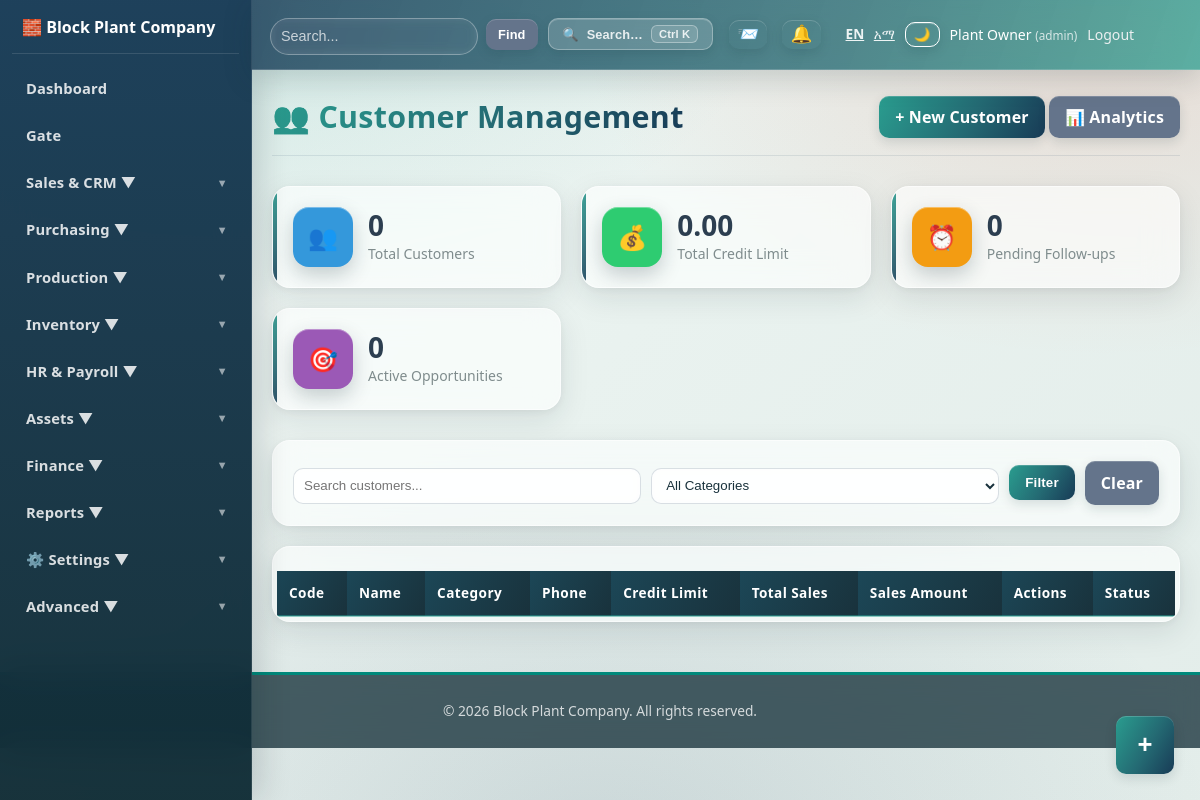
The app's page /customers/index.php (signed in) with its own data.
### tables this page shows
CREATE TABLE company_settings(id INT AUTO_INCREMENT PRIMARY KEY,company_name VARCHAR(200) NOT NULL,company_name_am VARCHAR(200) NULL,tagline VARCHAR(255) NULL,tagline_am VARCHAR(255) NULL,address TEXT,phone VARCHAR(50),email VARCHAR(100),tax_id VARCHAR(50),logo_path VARCHAR(255),currency VARCHAR(10) DEFAULT 'ETB',currency_symbol VARCHAR(10) DEFAULT 'Br',date_format VARCHAR(20) DEFAULT 'Y-m-d',timezone VARCHAR(50) DEFAULT 'Africa/Addis_Ababa',locale_default VARCHAR(10) DEFAULT 'en',primary_color VARCHAR(20) DEFAULT '#3949ab',secondary_color VARCHAR(20) DEFAULT '#00897b',default_commission_rate DECIMAL(5,2) DEFAULT 5.00,updated_at TIMESTAMP DEFAULT CURRENT_TIMESTAMP ON UPDATE CURRENT_TIMESTAMP);

CREATE TABLE users(id INT AUTO_INCREMENT PRIMARY KEY,name VARCHAR(100) NOT NULL,username VARCHAR(50) UNIQUE NOT NULL,password VARCHAR(255) NOT NULL,role VARCHAR(30) DEFAULT 'admin',department VARCHAR(30) NULL,department_role ENUM('manager','user') NULL,status TINYINT DEFAULT 1,created_at TIMESTAMP DEFAULT CURRENT_TIMESTAMP);

### config/helpers.php (called while the page is built, shortened)
<?php
function e($string) {
    return htmlspecialchars($string, ENT_QUOTES, 'UTF-8');
}
function money($amount) {
    return number_format($amount, 2);
}
function ensure_department_access_schema() {
    static $checked = false;
    if ($checked) {
        return;
    }
    $checked = true;
}
function has_permission($module, $action = 'view') {
    $allowed = ['view' => 'can_view', 'create' => 'can_create', 'edit' => 'can_edit', 'delete' => 'can_delete', 'approve' => 'can_approve'];
    global $pdo;
    try {
        $userStmt = $pdo->prepare("SELECT role, department, department_role FROM users WHERE id = ? AND status = 1");
        $userStmt->execute([$_SESSION['user_id']]);
        $user = $userStmt->fetch();
        $userRole = strtolower(trim((string) $user['role']));
        if (in_array($userRole, ['admin', 'administrator'], true)) {
            return true;
        }
        $col = $allowed[$action];
        $stmt = $pdo->prepare("SELECT {$col} FROM user_permissions WHERE user_id = ? AND module = ?");
        $stmt->execute([$_SESSION['user_id'], $module]);
        $row = $stmt->fetch();
        return $row && (int) $row[$col] === 1;
    } catch (PDOException $e) {
        return false;
    }
}
function company_settings($reload = false) {
    static $cached = null;
    global $pdo;
    if ($cached !== null) {
        return $cached;
    }
    try {
        $cached = $pdo->query("SELECT * FROM company_settings LIMIT 1")->fetch() ?: [];
    } catch (PDOException $e) {
        $cached = [];
    }
    return $cached;
}
function app_lang() {
    $c = company_settings();
    $def = $c['locale_default'] ?? 'en';
    return in_array($def, ['en', 'am'], true) ? $def : 'en';
}
function t($key) {
    static $dict;
    if ($dict === null) {
        $dict = require __DIR__ . '/lang.php';
    }
    $lang = app_lang();
    return $dict[$lang][$key] ?? $dict['en'][$key] ?? $key;
}
function company_display_name() {
    $c = company_settings();
    return $c['company_name'] ?? 'Block Plant ERP';
}
function brand_colors() {
    $c = company_settings();
    return [
        'primary' => $c['primary_color'] ?? '#3949ab',
        'secondary' => $c['secondary_color'] ?? '#00897b',
    ];
}
?>

### customers/index.php (the view, shortened to what this page needs)
<?php
require_once "../config/database.php";
require_once "../config/helpers.php";
$search = $_GET['search'] ?? '';
$stats = $pdo->query("SELECT
    COUNT(*) as total_customers,
    COALESCE(SUM(credit_limit), 0) as total_credit,
    (SELECT COUNT(*) FROM customer_interactions WHERE status='pending') as pending_interactions,
    (SELECT COUNT(*) FROM sales_pipeline WHERE status='active') as active_opportunities
    FROM customers WHERE status=1")->fetch();
?>
<?php include "../partials/header.php"; ?>
<div class="page-header">
    <h1>👥 Customer Management</h1>
    <div>
        <a href="create.php" class="btn btn-primary">+ New Customer</a>
        <a href="analytics.php" class="btn btn-secondary">📊 Analytics</a>
    </div>
</div>
<div class="stats-grid">
    <div class="stat-card">
        <div class="stat-icon" style="background: #3498db;">👥</div>
        <div class="stat-info">
            <div class="stat-value"><?= number_format($stats['total_customers']) ?></div>
            <div class="stat-label">Total Customers</div>
        </div>
    </div>
    <div class="stat-card">
        <div class="stat-icon" style="background: #2ecc71;">💰</div>
        <div class="stat-info">
            <div class="stat-value"><?= money($stats['total_credit']) ?></div>
            <div class="stat-label">Total Credit Limit</div>
        </div>
    </div>
    <div class="stat-card">
        <div class="stat-icon" style="background: #f39c12;">⏰</div>
        <div class="stat-info">
            <div class="stat-value"><?= $stats['pending_interactions'] ?></div>
            <div class="stat-label">Pending Follow-ups</div>
        </div>
    </div>
    <div class="stat-card">
        <div class="stat-icon" style="background: #9b59b6;">🎯</div>
        <div class="stat-info">
            <div class="stat-value"><?= $stats['active_opportunities'] ?></div>
            <div class="stat-label">Active Opportunities</div>
        </div>
    </div>
</div>
<div class="filter-section">
    <form method="GET" class="filter-form">
        <input type="text" name="search" placeholder="Search customers..." value="<?= e($search) ?>">
        <select name="category">
            <option value="">All Categories</option>
        </select>
        <button type="submit" class="btn btn-primary">Filter</button>
        <a href="index.php" class="btn btn-secondary">Clear</a>
    </form>
</div>
<div class="table-container">
    <table class="data-table">
        <thead>
            <tr>
                <th>Code</th>
                <th>Name</th>
                <th>Category</th>
                <th>Phone</th>
                <th>Credit Limit</th>
                <th>Total Sales</th>
                <th>Sales Amount</th>
                <th>Actions</th>
                <th>Status</th>
            </tr>
        </thead>
    </table>
</div>
<?php include "../partials/footer.php"; ?>

### partials/header.php (shortened to what this page needs)
<?php
require_once __DIR__ . "/../config/database.php";
require_once __DIR__ . "/../config/helpers.php";
$stmt = $pdo->prepare("SELECT name, role FROM users WHERE id = ?");
$stmt->execute([$_SESSION["user_id"]]);
$user = $stmt->fetch();
$brand = brand_colors();
$htmlLang = app_lang() === 'am' ? 'am' : 'en';
$_navIsAdmin = in_array(strtolower(trim((string)($user['role'] ?? ''))), ['admin', 'administrator'], true);
?>
<!doctype html>
<html lang="<?= $htmlLang ?>">
<head>
    <link rel="stylesheet" href="/block_plant/assets/css/style.css">
    <link rel="stylesheet" href="/block_plant/assets/css/advanced.css?v=<?= filemtime(__DIR__ . '/../assets/css/advanced.css') ?>">
    <link rel="stylesheet" href="/block_plant/assets/css/dark-mode.css">
    <link rel="stylesheet" href="/block_plant/assets/css/glass.css?v=<?= filemtime(__DIR__ . '/../assets/css/glass.css') ?>">
    <link rel="stylesheet" href="/block_plant/assets/css/mobile.css?v=<?= filemtime(__DIR__ . '/../assets/css/mobile.css') ?>">
</head>
<body class="theme-advanced">
    <div class="topbar">
        <div class="user-info">
            <form action="/block_plant/dashboard/search.php" method="get" style="display:flex;align-items:center;gap:8px;">
                <input type="text" name="q" placeholder="<?= e(t('search_placeholder')) ?>" style="min-width:220px; padding:8px 10px; border-radius:6px; border:1px solid rgba(255,255,255,0.3); background:rgba(255,255,255,0.12); color:white;">
                <button type="submit" class="btn btn-secondary" style="padding:8px 12px; font-size:0.8rem;"><?= t('find') ?></button>
            </form>
            <button id="cmdkOpen" title="<?= e(t('search_everything')) ?>" style="background:rgba(255,255,255,0.16);border:1px solid rgba(255,255,255,0.30);color:#fff;border-radius:999px;cursor:pointer;padding:6px 14px;font-size:0.8rem;display:flex;align-items:center;gap:8px;margin-right:6px;">
                <span>🔍</span><span style="opacity:.85;"><?= t('search_all') ?></span><span class="cmdk-kbd" style="border-color:rgba(255,255,255,0.35);color:rgba(255,255,255,0.85);background:rgba(255,255,255,0.12);">Ctrl K</span>
            </button>
            <div class="notification-dropdown" style="position:relative; margin-right: 5px;">
                <button id="sysNotifToggle" style="background:transparent;border:none;color:#fff;cursor:pointer;position:relative;padding:4px 8px;font-size:1.1rem;display:flex;align-items:center;">
                    📨
                </button>
            </div>
            <div class="notification-dropdown" style="position:relative; margin-right: 5px;">
                <button id="notifToggle" style="background:transparent;border:none;color:#fff;cursor:pointer;position:relative;padding:4px 8px;font-size:1.1rem;display:flex;align-items:center;">
                    🔔
                </button>
            </div>
            <span style="opacity:0.9;font-size:0.85rem;margin-left:10px;">
                <a href="?lang=en" style="color:#fff;margin-right:6px;<?= app_lang() === 'en' ? 'font-weight:bold;text-decoration:underline;' : '' ?>">EN</a>
                <a href="?lang=am" style="color:#fff;<?= app_lang() === 'am' ? 'font-weight:bold;text-decoration:underline;' : '' ?>">አማ</a>
            </span>
            <button id="themeToggle" title="<?= t('dark_mode') ?>" style="background:transparent;border:1px solid #fff;color:#fff;border-radius:4px;cursor:pointer;padding:4px 8px;">🌙</button>
            <span><?= htmlspecialchars($user['name']) ?> <small style="opacity:.75">(<?= htmlspecialchars($user['role']) ?>)</small></span>
            <a href="/block_plant/auth/logout.php" style="color: #ecf0f1; text-decoration: none;"><?= t('logout') ?></a>
        </div>
    </div>
    <nav class="navbar" id="appSidebar">
        <div class="sidebar-brand">
            <span>🧱 <?= htmlspecialchars(company_display_name()) ?></span>
        </div>
        <ul>
            <?php if (has_permission('dashboard', 'view')): ?>
            <li><a href="/block_plant/dashboard/index.php"><?= t('dashboard') ?></a></li>
            <?php endif; ?>
            <?php if (has_permission('gate', 'view')): ?>
            <li><a href="/block_plant/gate/index.php"><?= t('gate') ?></a></li>
            <?php endif; ?>
            <?php if (has_permission('sales', 'view') || has_permission('crm', 'view') || has_permission('customers', 'view')): ?>
            <li class="dropdown">
                <a href="#"><?= t('sales_crm') ?> ▼</a>
            </li>
            <?php endif; ?>
            <?php if (has_permission('purchases', 'view') || has_permission('suppliers', 'view')): ?>
            <li class="dropdown">
                <a href="#"><?= t('purchasing') ?> ▼</a>
            </li>
            <?php endif; ?>
            <?php if (has_permission('production', 'view')): ?>
            <li class="dropdown">
                <a href="#"><?= t('production') ?> ▼</a>
            </li>
            <?php endif; ?>
            <?php if (has_permission('inventory', 'view')): ?>
            <li class="dropdown">
                <a href="#"><?= t('inventory') ?> ▼</a>
            </li>
            <?php endif; ?>
            <?php if (has_permission('hr', 'view')): ?>
            <li class="dropdown">
                <a href="/block_plant/hr/index.php"><?= t('hr_payroll') ?> ▼</a>
            </li>
            <?php endif; ?>
            <?php if (has_permission('assets', 'view')): ?>
            <li class="dropdown">
                <a href="#"><?= t('assets') ?> ▼</a>
            </li>
            <?php endif; ?>
            <?php if (has_permission('finance', 'view') || has_permission('expenses', 'view')): ?>
            <li class="dropdown">
                <a href="#"><?= t('finance') ?> ▼</a>
            </li>
            <?php endif; ?>
            <?php if (has_permission('reports', 'view')): ?>
            <li class="dropdown">
                <a href="#"><?= t('reports') ?> ▼</a>
            </li>
            <?php endif; ?>
            <li class="dropdown">
                <a href="#">⚙️ <?= t('settings') ?> ▼</a>
            </li>
            <?php if ($_navIsAdmin): ?>
            <li class="dropdown">
                <a href="#"><?= t('advanced') ?> ▼</a>
            </li>
            <?php endif; ?>
        </ul>
    </nav>
    <div class="container">

### partials/footer.php (shortened to what this page needs)
    </div>
    <footer style="background: #2c3e50; color: white; text-align: center; padding: 20px; margin-top: 50px;">
        <?php if (function_exists('company_display_name')): ?>
        <p>&copy; <?= date('Y') ?> <?= htmlspecialchars(company_display_name()) ?>. <?= e(t('all_rights_reserved')) ?></p>
        <?php else: ?>
        <p>&copy; <?= date('Y') ?> Block Plant ERP System. <?= e(t('all_rights_reserved')) ?></p>
        <?php endif; ?>
    </footer>
    <div class="fab-wrap" id="fabWrap">
        <button class="fab-btn" id="fabBtn" title="<?= e(t('quick_actions')) ?>" aria-label="<?= e(t('quick_actions')) ?>">+</button>
    </div>
</body>
</html>

### assets/css/style.css (style rules this page uses)
* { box-sizing:border-box }
body { font-family:Arial;background:#f4f6f9;margin:0;color:#222 }
a.btn,button { background:#1976d2;color:#fff;padding:10px 16px;border:0;border-radius:6px;text-decoration:none;cursor:pointer }
input,select,textarea { width:100%;padding:10px;margin-top:6px;border:1px solid #ddd;border-radius:6px }
table { width:100%;border-collapse:collapse;margin-top:20px }
th,td { padding:10px;border-bottom:1px solid #eee;text-align:left }
th { background:#f1f5f9 }

### assets/css/dark-mode.css (style rules this page uses)
:root { --bg-dark: #121212; --surface-dark: #1e1e1e; --text-primary-dark: #e0e0e0; --text-secondary-dark: #a0a0a0; --border-dark: #333333; }

### customers/index.php (style rules this page uses)
.page-header { display: flex; justify-content: space-between; align-items: center; margin-bottom: 30px; padding-bottom: 15px; border-bottom: 2px solid #ecf0f1; }
.stats-grid { display: grid; grid-template-columns: repeat(auto-fit, minmax(250px, 1fr)); gap: 20px; margin-bottom: 30px; }
.stat-card { background: white; padding: 20px; border-radius: 8px; box-shadow: 0 2px 4px rgba(0,0,0,0.1); display: flex; align-items: center; gap: 15px; }
.stat-icon { width: 60px; height: 60px; border-radius: 8px; display: flex; align-items: center; justify-content: center; font-size: 24px; color: white; }
.stat-value { font-size: 28px; font-weight: bold; color: #2c3e50; }
.stat-label { color: #7f8c8d; font-size: 14px; }
.filter-section { background: white; padding: 20px; border-radius: 8px; margin-bottom: 20px; box-shadow: 0 2px 4px rgba(0,0,0,0.1); }
.filter-form { display: flex; gap: 10px; flex-wrap: wrap; }
.filter-form input, .filter-form select { padding: 10px; border: 1px solid #ddd; border-radius: 4px; flex: 1; min-width: 200px; }
.table-container { background: white; border-radius: 8px; box-shadow: 0 2px 4px rgba(0,0,0,0.1); overflow-x: auto; }
.data-table { width: 100%; border-collapse: collapse; }
.data-table th { background: #34495e; color: white; padding: 12px; text-align: left; font-weight: 600; }

### records on screen
company_settings: q "Search...", locale_default "Find", locale_default "Search…", locale_default "Logout", company_name "Block Plant Company", locale_default "Dashboard", locale_default "Gate", locale_default "Sales & CRM", locale_default "Purchasing", locale_default "Production", locale_default "Inventory", locale_default "HR & Payroll", locale_default "Assets", locale_default "Finance", locale_default "Reports", locale_default "Settings", locale_default "Advanced", locale_default "All rights reserved."
users: name "Plant Owner", role "admin"

### other values on screen
$stats['total_customers'] "0"
money($stats['total_credit']) "0.00"
$stats['pending_interactions'] "0"
$stats['active_opportunities'] "0"
